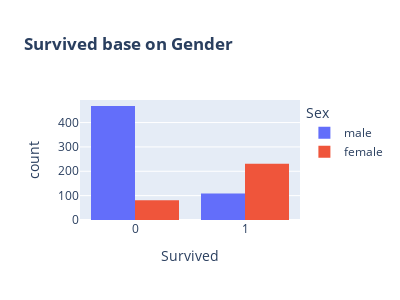

The notebook cell this image was saved under:
### Code cell
fig = px.histogram(df,x='Survived',color='Sex',title='<b> Survived base on Gender', barmode='group')#stacked
fig.update_layout(width= 400, height = 300, bargap = 0.2)
fig.show()

### Figure 1 — Plotly figure (JSON) as saved in the notebook; plotly's stock layout.template omitted (floating-point values rounded to 4 significant figures; data arrays with more than 128 entries replaced by an {"elided": "..."} marker saying what was removed)
{"data": [{"alignmentgroup": "True", "bingroup": "x", "hovertemplate": "Sex=male<br>Survived=%{x}<br>count=%{y}<extra></extra>", "legendgroup": "male", "marker": {"color": "#636efa", "pattern": {"shape": ""}}, "name": "male", "offsetgroup": "male", "orientation": "v", "showlegend": true, "type": "histogram", "x": {"elided": "577 int values"}, "xaxis": "x", "yaxis": "y"}, {"alignmentgroup": "True", "bingroup": "x", "hovertemplate": "Sex=female<br>Survived=%{x}<br>count=%{y}<extra></extra>", "legendgroup": "female", "marker": {"color": "#EF553B", "pattern": {"shape": ""}}, "name": "female", "offsetgroup": "female", "orientation": "v", "showlegend": true, "type": "histogram", "x": {"elided": "312 int values"}, "xaxis": "x", "yaxis": "y"}], "layout": {"bargap": 0.2, "barmode": "group", "height": 300, "legend": {"title": {"text": "Sex"}, "tracegroupgap": 0}, "title": {"text": "<b> Survived base on Gender"}, "width": 400, "xaxis": {"anchor": "y", "domain": [0, 1], "title": {"text": "Survived"}}, "yaxis": {"anchor": "x", "domain": [0, 1], "title": {"text": "count"}}}}
